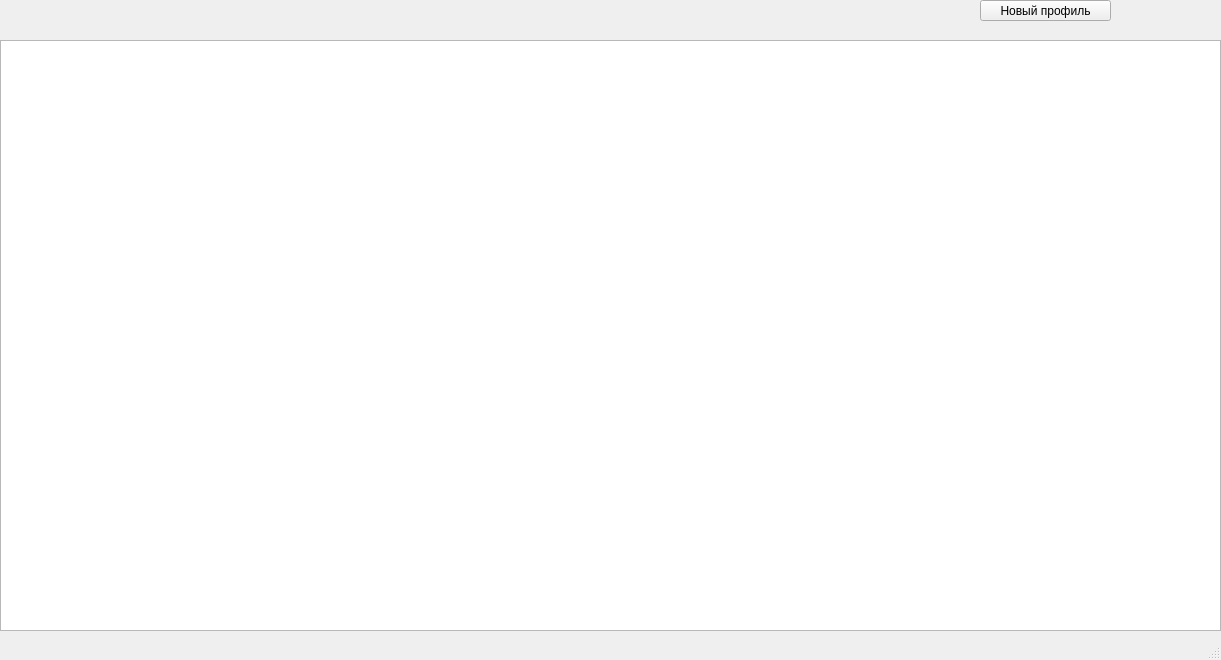
<?xml version="1.0" encoding="UTF-8"?>
<ui version="4.0">
 <class>MainWindow</class>
 <widget class="QMainWindow" name="MainWindow">
  <property name="geometry">
   <rect>
    <x>0</x>
    <y>0</y>
    <width>1221</width>
    <height>660</height>
   </rect>
  </property>
  <property name="windowTitle">
   <string>MainWindow</string>
  </property>
  <widget class="QWidget" name="centralwidget">
   <widget class="QPushButton" name="newProfile">
    <property name="geometry">
     <rect>
      <x>980</x>
      <y>0</y>
      <width>131</width>
      <height>21</height>
     </rect>
    </property>
    <property name="text">
     <string>Новый профиль</string>
    </property>
   </widget>
   <widget class="QTableWidget" name="tableWidget">
    <property name="geometry">
     <rect>
      <x>0</x>
      <y>40</y>
      <width>1221</width>
      <height>591</height>
     </rect>
    </property>
   </widget>
  </widget>
  <widget class="QMenuBar" name="menubar">
   <property name="geometry">
    <rect>
     <x>0</x>
     <y>0</y>
     <width>1221</width>
     <height>22</height>
    </rect>
   </property>
  </widget>
  <widget class="QStatusBar" name="statusbar"/>
 </widget>
 <resources/>
 <connections/>
</ui>
